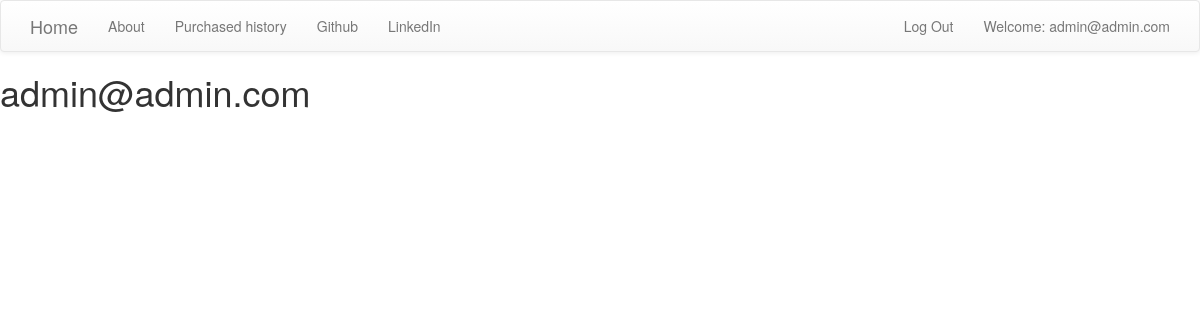
Before: /balance/ (signed in) with the older database file.
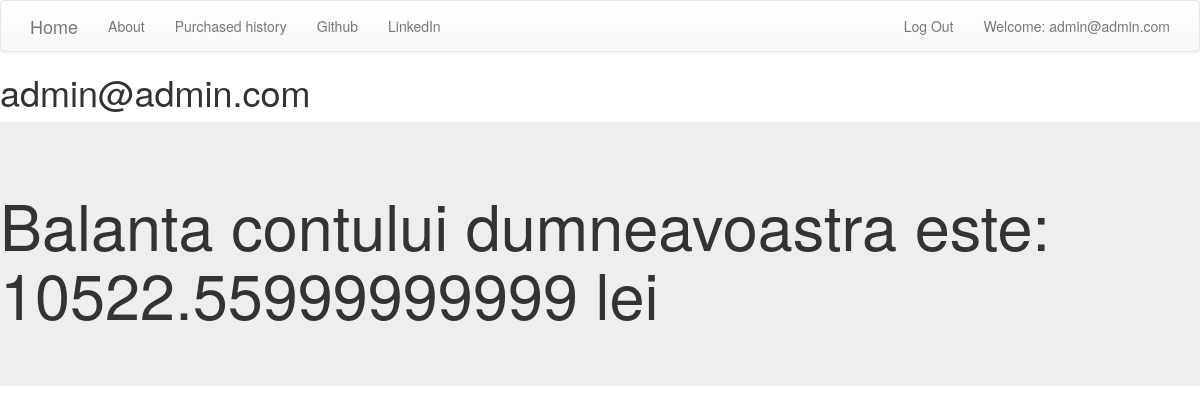
After: the same page with the newer database file.
### accounts/models.py (models this page shows, shortened)
class Wallet(models.Model):
    author = models.OneToOneField('accounts.MyUser', on_delete=models.RESTRICT)
    balance = models.FloatField(null=False)

### accounts/views.py (the view)
# urls.py: path("balance/", views.User_Wallet.as_view(), name="money_balance"),
class User_Wallet(ListView):
    template_name = "accounts/money_balance.html"
    model = Wallet

### accounts/models.py (called while the page is built)
    def __str__(self):
        return self.email

### templates/accounts/money_balance.html
{% extends "accounts/home_list.html" %}
 {% block content %}
     <h1>{{ request.user }}</h1>
    {% for form in  wallet_list %}
        {% if request.user == form.author %}
    <div class="jumbotron">
    <h1>Balanta contului dumneavoastra este: {{ form.balance }} lei</h1>
    </div>
        {% endif %}
    {% endfor %}
  {% endblock %}

Changed rows visible on the page:
added Wallet: balance "10522.55999999999"
